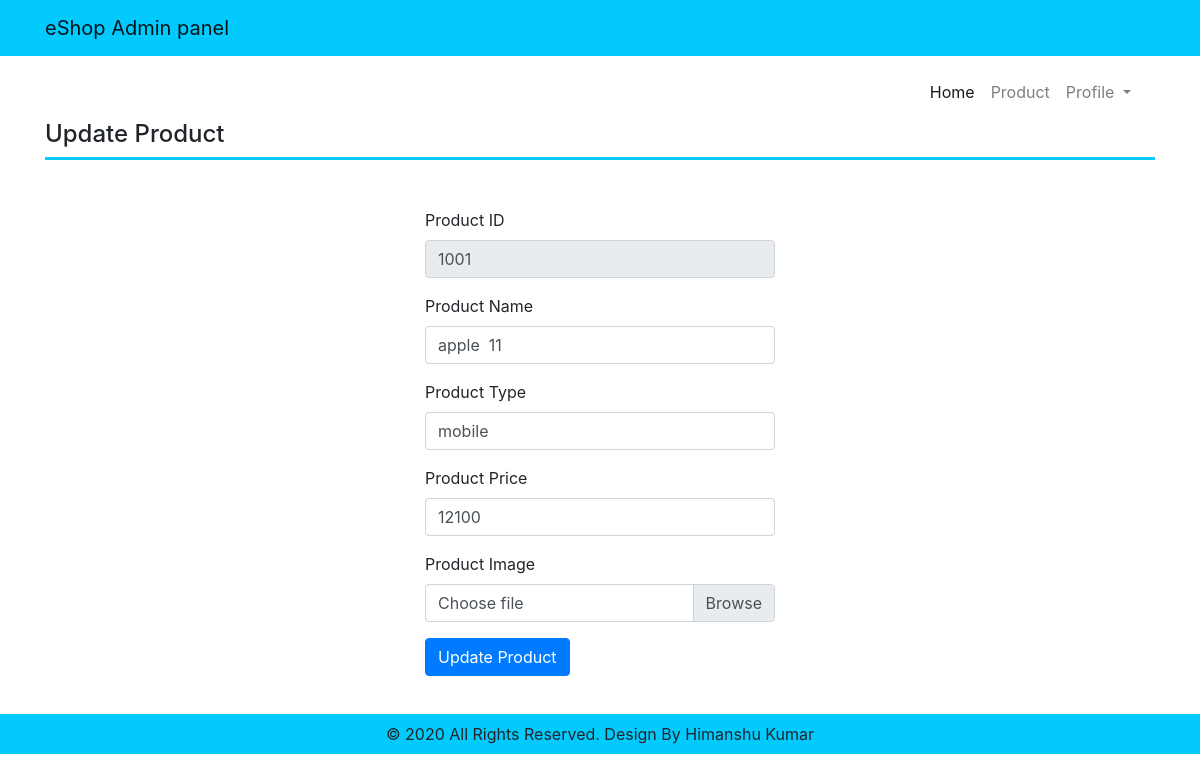
The page /admin/edit.php?pid=1001 (signed in) on the database its author committed.
### tables this page shows
CREATE TABLE `product_master` (
  `pid` int(11) NOT NULL,
  `pname` varchar(40) DEFAULT NULL,
  `ptype` varchar(40) DEFAULT NULL,
  `pprice` int(11) DEFAULT NULL,
  `pimage` varchar(255) DEFAULT NULL
);

### admin/edit.php (the view, shortened to what this page needs)
<?php
    require "connection.php";
    if(isset($_GET['pid']))
    {
        $id=htmlspecialchars($_GET['pid']);
        $result=mysqli_query($con,"SELECT * FROM product_master WHERE pid='$id'");
        $r= mysqli_fetch_array($result);
    }
?>
<!DOCTYPE html>
<html lang="en">
    <head>
        <link rel="stylesheet" href="https://stackpath.bootstrapcdn.com/bootstrap/4.5.0/css/bootstrap.min.css">
    </head>
    <body>
        <header>
            <?php include"header.php"?>
            <?php include"menu.php"?>
            <div class="container">
                <nav style="border-bottom:3px solid #03cafc">
                    <h4>Update Product</h4>
                </nav>
            </div>
        </header>
        <section class="container mt-5" >
            <div class="row">
                <div class="col-md-4">
                </div>
                <div class="col-md-4">
                    <form method="post" enctype="multipart/form-data">
                        <div class="form-group">
                            <label for="ProductId">Product ID</label>
                            <input type="text" class="form-control" name="p_id" value="<?php if(isset($_GET['pid']))echo $_GET['pid'] ?>" readonly/>
                        </div>
                        <div class="form-group">
                            <label for="Product Name">Product Name</label>
                            <input type="text" class="form-control" name="p_name" value="<?php if(isset($_GET['pid']))echo $r[1] ?>" />
                        </div>
                        <div class="form-group">
                            <label for="Product Type">Product Type</label>
                            <input type="text" class="form-control" name="p_type" value="<?php if(isset($_GET['pid']))echo $r[2] ?>" />
                        </div>
                         <div class="form-group">
                            <label for="Product Price">Product Price</label>
                            <input type="text" class="form-control" name="p_price" value="<?php if(isset($_GET['pid']))echo $r[3] ?>" />
                        </div>
                        <div class="form-group">
                            <label for="Product Image">Product Image</label>
                            <div class="custom-file">
                                <label class="custom-file-label">Choose file</label>
                            </div>
                        </div>
                        <button type="submit" name ="updateproduct" class="btn btn-primary">Update Product</button>
                    </form>
                </div>
                <div class="col-md-4">
                </div>
            </div>
        </section>
        <footer style="margin-top:38px;">
            <?php include"footer.php"?>
        </footer>
  </body>
</html>

### rows shown on the page
product_master: p_name "apple 11", p_type "mobile", p_price "12100"
